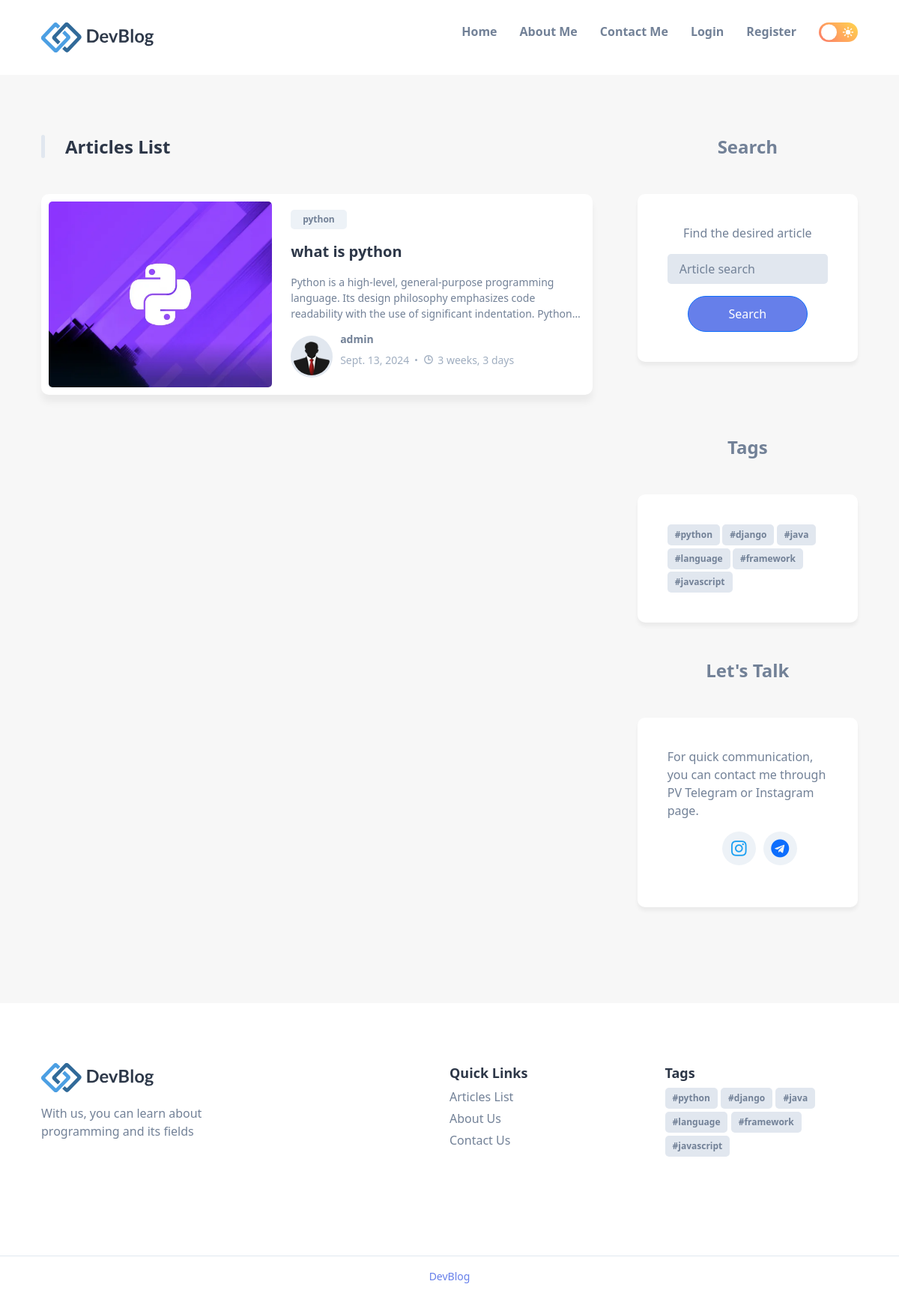
Page /tag/1/ on the committed database.
### blog/models.py (models this page shows, shortened)
class Article(models.Model):
    author = models.ForeignKey(User, on_delete=models.CASCADE)
    category = models.ManyToManyField(Category, related_name='articles')
    title = models.CharField(max_length=150)
    slug = models.SlugField(blank=True, unique=True)
    body = models.TextField()
    tags = models.ManyToManyField(Tag, blank=True, related_name='articles')
    image_banner = models.ImageField(upload_to='images/article/banner', blank=True, null=True)
    image_detail = models.ImageField(upload_to='images/article/detail', blank=True, null=True)
    active = models.BooleanField(default=True)
    views = models.IntegerField(default=0)
    created = models.DateTimeField(auto_now_add=True)
    updated = models.DateTimeField(auto_now=True)
    def get_absolute_url(self):
        return reverse('blog:article_detail', kwargs={'slug': self.slug})

class Category(models.Model):
    title = models.CharField(max_length=50)
    created = models.DateTimeField(auto_now_add=True)

class Tag(models.Model):
    name = models.CharField(max_length=50)
    def __str__(self):
        return self.name

### blog/views.py (the view)
# urls.py: path('tag/<int:tag_id>/', views.article_tag, name='article_tag'),
def article_tag(request, tag_id):
    tags = Tag.objects.all()
    active_tag = get_object_or_404(Tag, id=tag_id)
    articles = active_tag.articles.all()
    page_number = request.GET.get('page')
    paginator = Paginator(articles, 4)
    object_list = paginator.get_page(page_number)
    return render(request, 'blog/article_tag.html', {'tags': tags, 'active_tag': active_tag, 'articles': object_list})

### blog/templates/blog/article_tag.html (shortened to what this page needs)
{% extends 'base.html' %}
{% load static %}
{% block context %}
    <main>
        <div class="main">
            <div class="container">
                <div class="blog">
                    <h2 class="h2">Articles List</h2>
                    <div class="blog-card-group">
                        {% for article in articles %}
                            <div class="blog-card">
                                {% if article.image_banner %}
                                    <div class="blog-card-banner">
                                        <img src="{{ article.image_banner.url }}"
                                             alt="Building microservices with Dropwizard, MongoDB & Docker"
                                             width="250" class="blog-banner-img">
                                    </div>
                                {% else %}
                                    <div class="blog-card-banner">
                                        <img src="{% static 'images/image_not_available.jpg' %}"
                                             alt="Building microservices with Dropwizard, MongoDB & Docker"
                                             width="250" class="blog-banner-img">
                                    </div>
                                {% endif %}
                                <div class="blog-content-wrapper">
                                    {% for category in article.category.all %}
                                        <button class="blog-topic text-tiny" style="display: inline-block;">{{ category.title }}</button>
                                    {% endfor %}
                                    <h3><a href="{{ article.get_absolute_url }}" class="h3">{{ article.title }}</a></h3>
                                    <p class="blog-text">{{ article.body|truncatewords:'20' }}</p>
                                    <div class="wrapper-flex">
                                        <div class="profile-wrapper">
                                            <img src="{% static 'images/author.png' %}" alt="Julia Walker" width="50">
                                        </div>
                                        <div class="wrapper">
                                            <a href="#" class="h4">{{ article.author }}</a>
                                            <p class="text-sm">
                                                <time datetime="2022-01-17">{{ article.created|date }}</time>
                                                <span class="separator"></span>
                                                <ion-icon name="time-outline"></ion-icon>
                                                <time datetime="PT3M">{{ article.created|timesince }}</time>
                                            </p>
                                        </div>
                                    </div>
                                </div>
                            </div>
                        {% endfor %}
                    </div>
                </div>
                {% include 'includes/sidebar.html' %}
            </div>
        </div>
    </main>
{% endblock context %}

### templates/includes/sidebar.html
{% load static %}
<div class="aside">
    <div class="topics">
        <h2 class="h2">Search</h2>
        <div class="newsletter" style="text-align: center">
            <div class="wrapper">
                <p>Find the desired article</p>
                <form action="{% url 'blog:article_search' %}" method="get" role="search">
                    <input type="search" name="search" placeholder="Article search" required>
                    <button type="submit" class="btn btn-primary">Search</button>
                </form>
            </div>
        </div>
    </div>
    <div class="tags">
        <h2 class="h2">Tags</h2>
        <div class="wrapper">
            {% for tag in tags %}
                <a href="{% url 'blog:article_tag' tag.id %}">
                    <button class="hashtag">#{{ tag }}</button>
                </a>
            {% endfor %}
        </div>
    </div>
    <div class="contact">
        <h2 class="h2">Let's Talk</h2>
        <div class="wrapper">
            <p>
                For quick communication, you can contact me through PV Telegram or Instagram page.
            </p>
            <ul class="social-link" >
                <a href="https://instagram.com/arvinmaroufi.ir" class="icon-box instagram" target="_blank">
                    <i class="fa fa-instagram" style="font-size:24px"></i>
                </a>
                <a href="https://t.me/arvin_maroufi" class="icon-box telegram-user" target="_blank">
                    <i class="fa fa-telegram" style="font-size:24px"></i>
                </a>
            </ul>
        </div>
    </div>
</div>

### templates/includes/footer.html (shortened to what this page needs)
{% load static %}
<footer>
    <div class="container">
        <div class="wrapper">
            <a href="{% url 'blog:home' %}" class="footer-logo">
                <img src="{% static 'images/logo-light.svg' %}" alt="DevBlog's Logo" width="150" class="logo-light">
            </a>
            <p class="footer-text">
                With us, you can learn about programming and its fields
            </p>
        </div>
        <div class="wrapper">
            <p class="footer-title">Quick Links</p>
            <li><a href="{% url 'blog:article_list' %}" class="footer-link">Articles List</a></li>
            <li><a href="{% url 'blog:about' %}" class="footer-link">About Us</a></li>
            <li><a href="{% url 'blog:contact' %}" class="footer-link">Contact Us</a></li>
        </div>
        <div class="wrapper">
            <p class="footer-title">Tags</p>
            <div class="tags">
                {% for tag in tags %}
                    <a href="{% url 'blog:article_tag' tag.id %}">
                        <button class="hashtag mb-1">#{{ tag }}</button>
                    </a>
                {% endfor %}
            </div>
        </div>
    </div>
    <p class="copyright">
        <a href="{% url 'blog:home' %}">DevBlog</a>
    </p>
</footer>

### rows in the picture
Article: image_banner (picture), title "what is python", body "Python is a high-level, general-purpose programming language. Its design philosophy emphasizes code readability with the use of significant indentation.…", author "admin", created "Sept. 13, 2024", created "3 weeks, 3 days"
Category: title "python"
Tag: name "python"
Tag: name "django"
Tag: name "java"
Tag: name "language"
Tag: name "framework"
Tag: name "javascript"
